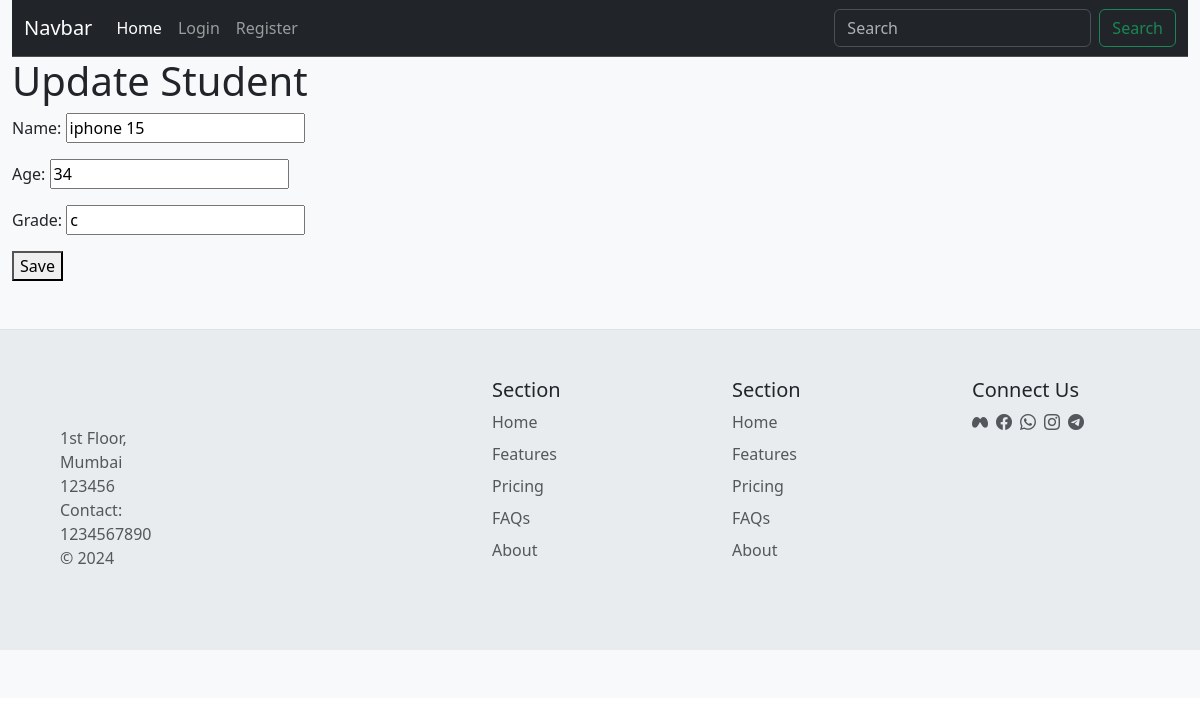
The app's page /update/2/ with its own data.
### student_management/models.py (models this page shows)
class Student(models.Model):
    name = models.CharField(max_length=100)
    age = models.IntegerField()
    grade = models.CharField(max_length=10)

### student_management/views.py (the view)
# urls.py: path('update/<int:pk>/', StudentUpdateView.as_view(), name='student_update'),
class StudentUpdateView(UpdateView):
    model = Student
    fields = ['name', 'age', 'grade']
    success_url = reverse_lazy('student_list')
    template_name = 'student_form.html'

### templates/student_form.html (shortened to what this page needs)
{% extends 'base.html' %}
{% block 'content' %}
  <h1>{% if request.resolver_match.url_name == 'student_create' %}Add{% else %}Update{% endif %} Student</h1>
  <form method="POST">
    {{ form.as_p}}
    <button type="submit">Save</button>
  </form>
{% endblock %}

### records on screen
Student: name "iphone 15", age "34", grade "c"
